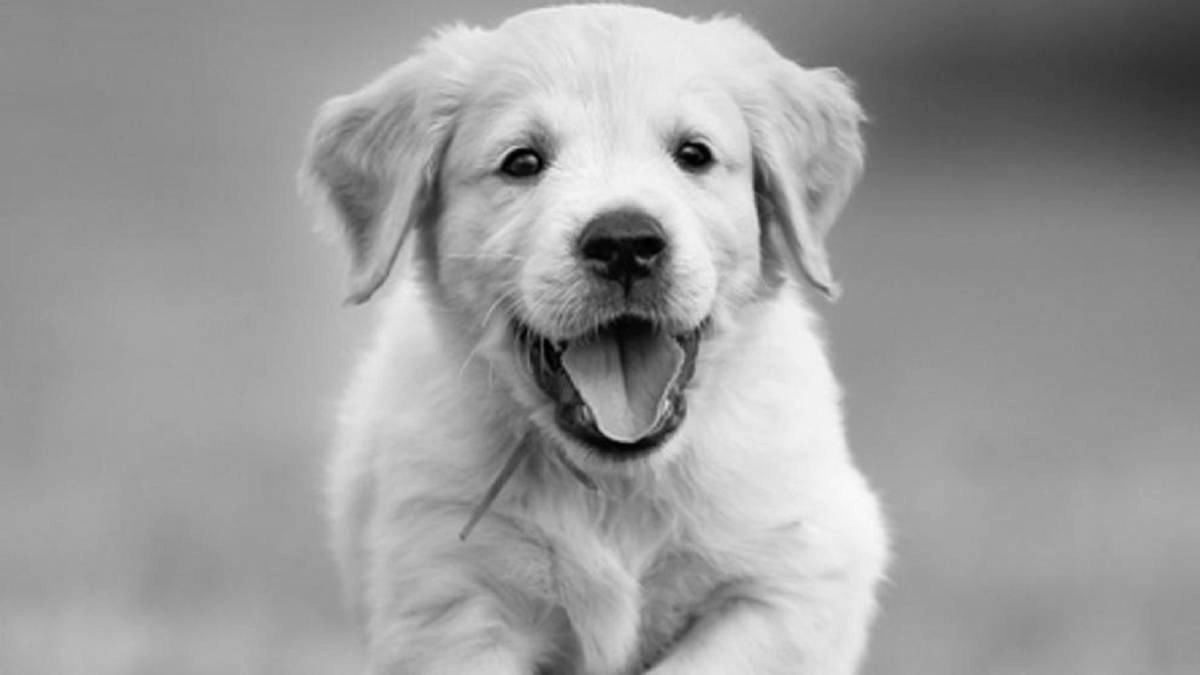
#> input picture Tarea 2/Problema 4/doggygris.jpg, 1200 x 675 px; its folder holds 2 pictures in this run
$ jupyter execute --allow-errors 'Problema 4.ipynb'
#> lines starting #> are read from the running program, lines starting #| are printed output that depends on the picture
[cell 1]
import numpy as np ## para las matrices y vectores o tensores

[cell 2]
import cv2 ## jalando open cv carga y lee imagenes

[cell 3]
import sys ## para sacar de memoria o sacar el programa

[cell 4]
## creando la fucion
def main(imagen):
#> called with imagen = 'doggygris.jpg'
    imgStr = imagen ## creo un objeto y le asigno un valor string con el nombre de la imagen
    img = cv2.imread(imgStr) ## creo un nuevo objeto que va a leer la imagen creada en la fila de arriba
#> img is the input picture: shape (675, 1200, 3); min 0, max 251, mean 156.1

    ## tamañao de la imagen
    alto = img.shape[0]
#> alto = 675
    ancho = img.shape[1]
#> ancho = 1200
    canales = img.shape[2]
#> canales = 3


    ## cubo de ceros con las dimensiones de la imagen
    ## se pondra 1 pues se trabajara sobre la imagen a blanco y negro
    ## 1 solo canal

    negativa = np.zeros((alto,ancho,1))
    lineal = np.zeros((alto,ancho,1))
    logaritmica = np.zeros((alto,ancho,1))
    exponencial = np.zeros((alto,ancho,1))

    ## llenado de gris la imagen
    for i in range(alto):
        for j in range(ancho):
            pixel = img[i,j] ## extraigo de la imagen en la posicion i, j, el pixel

            #***********************************************************************************************************
            pixel_negativa = (256-1)-pixel[0]
            negativa[i,j] = pixel_negativa

            #***********************************************************************************************************
            pixel_lineal = 0.5*pixel[0]+20
            lineal[i,j] = pixel_lineal

            #***********************************************************************************************************
            pixel_log = 25*np.log(1+pixel[0])
            logaritmica[i,j] = pixel_log

            #***********************************************************************************************************
            pixel_exp = 250*(np.power((pixel[0]/256),.04))
            exponencial[i,j] = pixel_exp
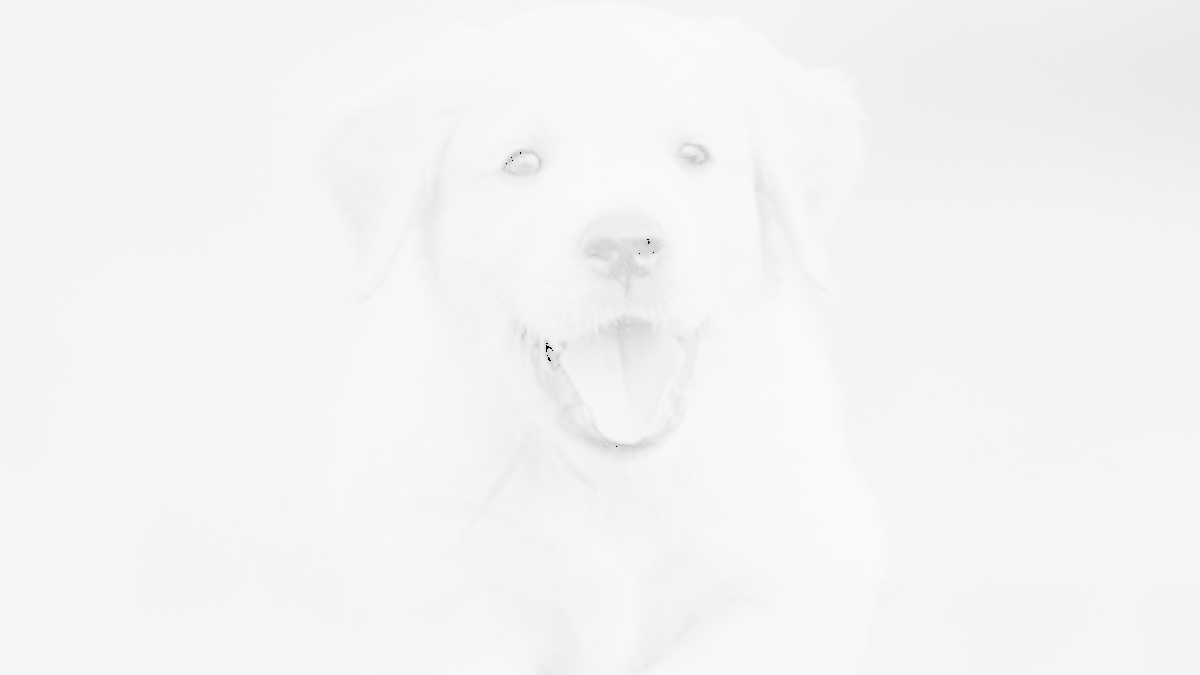
#> exponencial: shape (675, 1200, 1) float64; min 0, max 249.8, mean 244.6
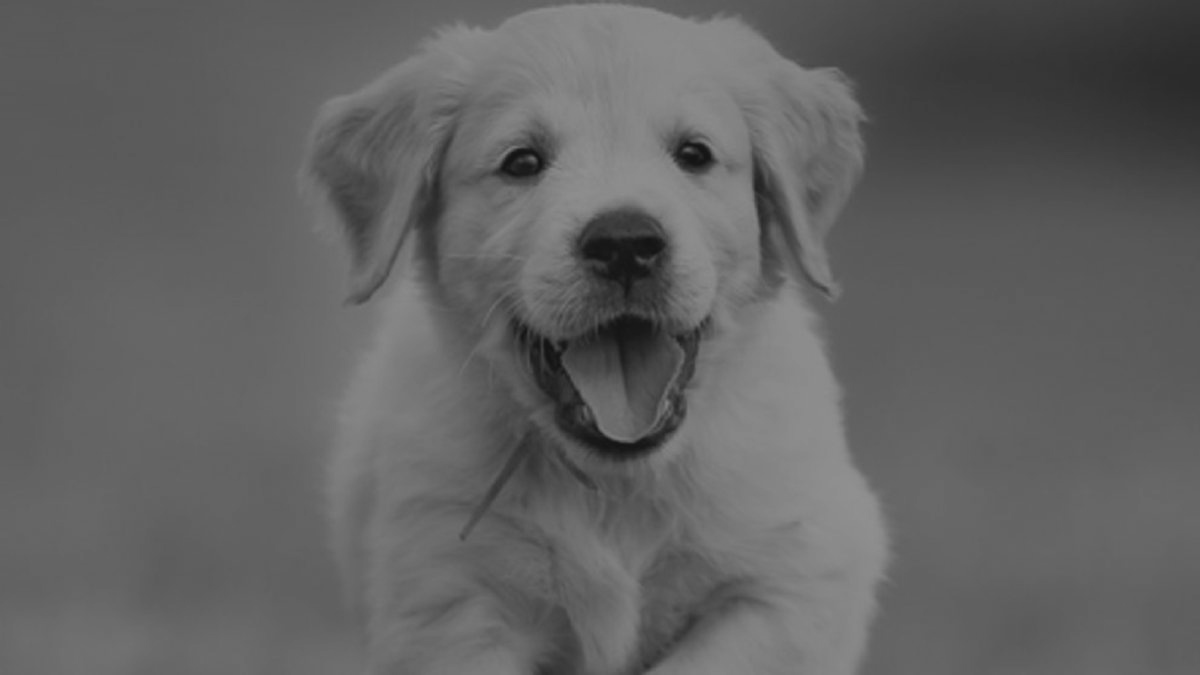
#> lineal: shape (675, 1200, 1) float64; min 20, max 145.5, mean 98.1
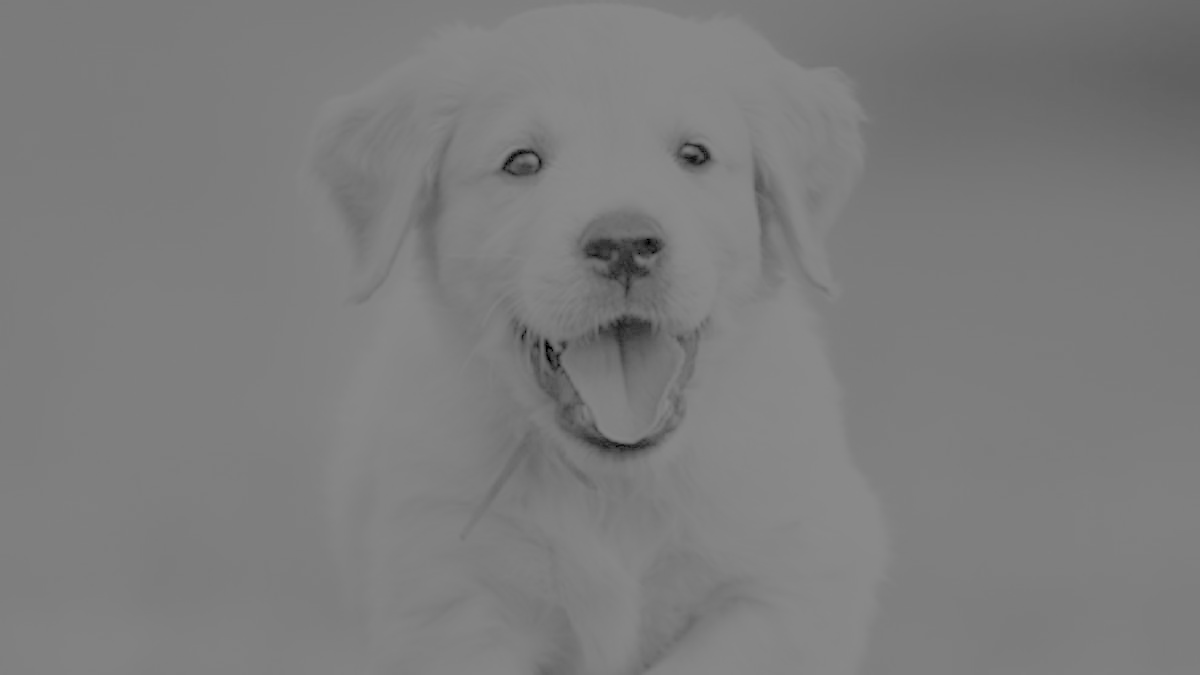
#> logaritmica: shape (675, 1200, 1) float64; min 0, max 138.2, mean 125.2
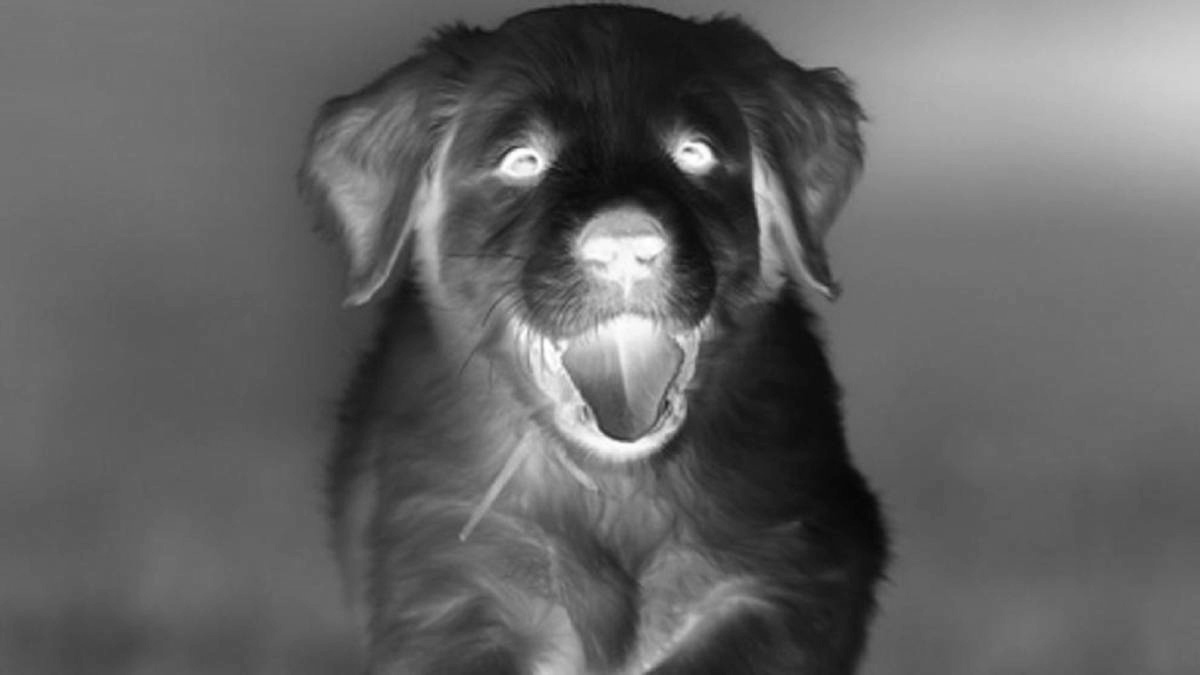
#> negativa: shape (675, 1200, 1) float64; min 4, max 255, mean 98.9


    ## para que fucione el ciclo debo:
    ## bajar o escribir la imagen al disco
    cv2.imwrite("neg"+str(imagen)+".jpg",negativa)
    cv2.imwrite("lin"+str(imagen)+".jpg",lineal)
    cv2.imwrite("log"+str(imagen)+".jpg",logaritmica)
    cv2.imwrite("exp"+str(imagen)+".jpg",exponencial)


    ## la vuelvo a cargar o leer la imagen guardada en la linea superior
    negativa = cv2.imread("neg"+str(imagen)+".jpg")
#> negativa: shape (675, 1200, 3); min 4, max 255, mean 98.9
    lineal = cv2.imread("lin"+str(imagen)+".jpg")
#> lineal: shape (675, 1200, 3); min 19, max 145, mean 98.1
    logaritmica = cv2.imread("log"+str(imagen)+".jpg")
#> logaritmica: shape (675, 1200, 3); min 0, max 139, mean 125.2
    exponencial = cv2.imread("exp"+str(imagen)+".jpg")
#> exponencial: shape (675, 1200, 3); min 0, max 252, mean 244.6


    ## y la muestro
    cv2.imshow("neg"+str(imagen)+".jpg", negativa)
    cv2.imshow("lin"+str(imagen)+".jpg", lineal)
    cv2.imshow("log"+str(imagen)+".jpg", logaritmica)
    cv2.imshow("exp"+str(imagen)+".jpg", exponencial)

    ## comandos para cerrar imagenes
    cv2.waitKey(0) ## espera que apeche tecla para cerrar
    cv2.destroyAllWindows() ## si tngo varias ventas cierra todoas las ventanas a la vez
    sys.exit() ##
